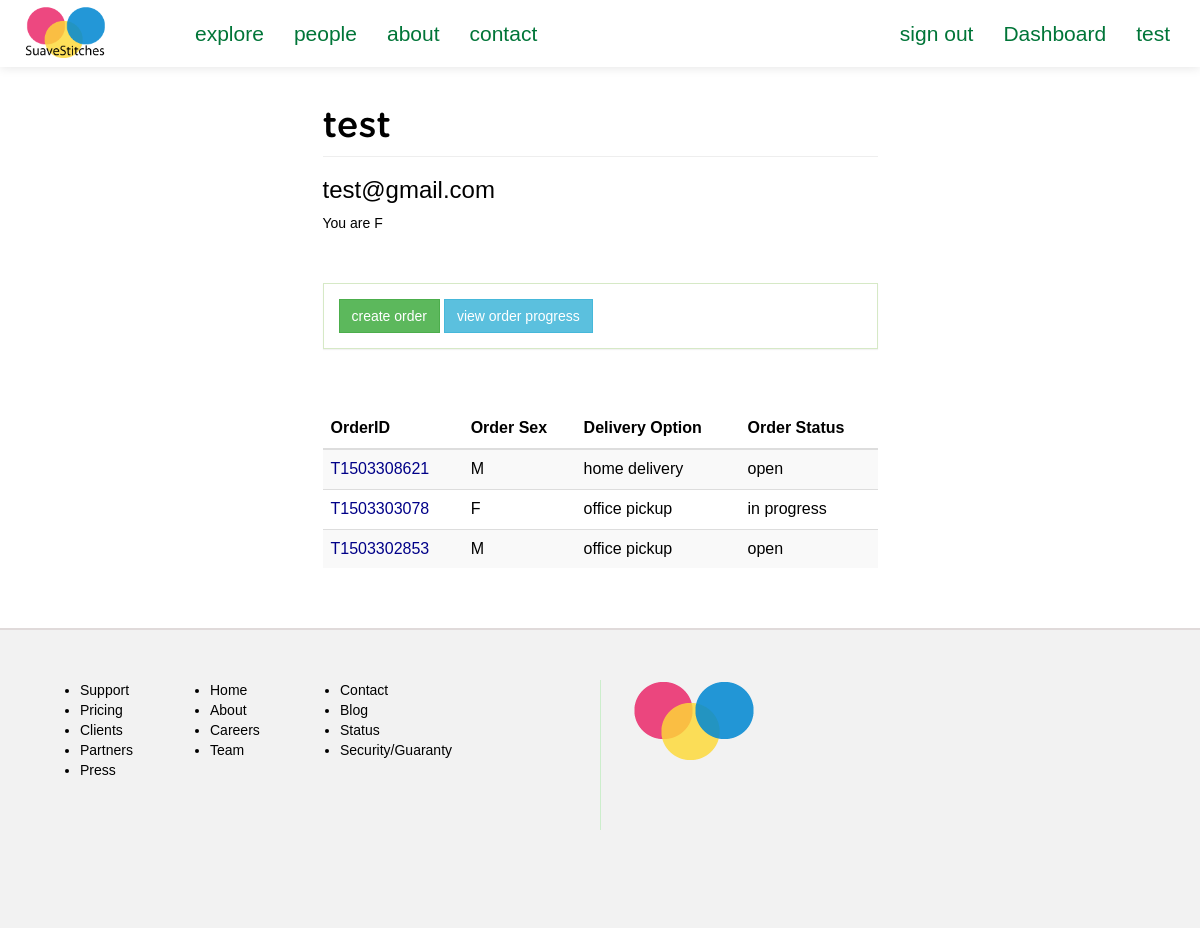
The page /suave/dashboard/ (signed in) on the database as committed earlier.
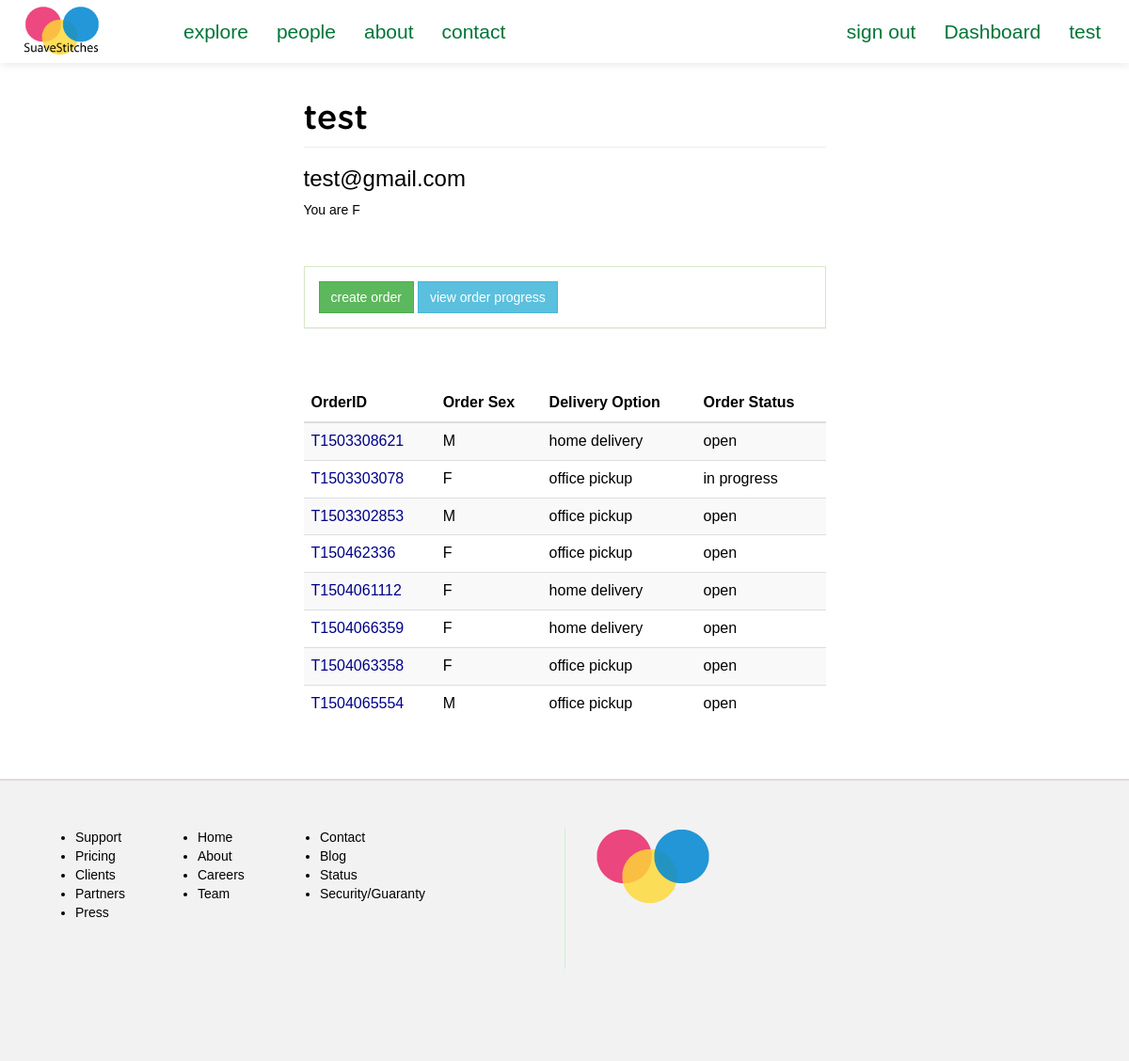
The same page on the database as committed later.
### suave/models.py (models this page shows)
class Order(models.Model):
	client = models.ForeignKey(Client, null=True)
	sizetable = models.ForeignKey(SizeTable, null=True)
	tailor = models.ForeignKey(Tailor, null=True)
	fabric = models.CharField(max_length=50, null=True)
	main_order_id = models.CharField(max_length=15, null=True)
	details = models.CharField(max_length=250, null=True) #*
	delivery_option = models.CharField(max_length=100, null=True)
	service_option = models.CharField(max_length=100, null=True)
	sex = models.CharField(max_length=2, default=' ')
	status = models.CharField(max_length=20, default='OPEN') #*
	cost = models.IntegerField(default=0000) # final cost of order
	date = models.DateField(auto_now_add=True)

### suave/views.py (the view)
@login_required
def clientDashboard(request):
	context = {}
	context['title'] = 'SuaveStitches Nigeria'
	client = Client.objects.get(user=request.user)
	if request.session['new_user_check'] == 1:
		context['new_user_check'] = True
		request.session['new_user_check'] = 2
	context['orders'] = Order.objects.filter(client=client)
	return render(request, 'i/client/dashboard.html', context)

### suave/templates/i/client/dashboard.html (shortened to what this page needs)
{% extends "i/layout/base.html" %}
{% block main_section %}
	<div class="col-lg-6 col-lg-offset-3">
		<h1 class="page-header">{{ user.username }}</h1>
		<h3>{{ user.email }}</h3>
		<p>You are {{ user.client.sex }}</p>
		<br><br>
		<div class="dashboard-button-panel panel panel-body panel-success">
			<a href="{% url 'suave:createOrder' %}" class="btn btn-success">create order</a>
			<a href="" class="btn btn-info">view order progress</a>
		</div>
		<br><br>
		{% if orders %}
			<table class="table table-striped table-hover">
				<thead>
					<tr>
						<th>OrderID</th>
						<th>Order Sex</th>
						<th>Delivery Option</th>
						<th>Order Status</th>
					</tr>
				</thead>
				<tbody>
					{% for order in orders %}
					<tr>
						<td style="color:#008"><span>{{ order.main_order_id }}</span></td>
						<td>{{ order.sex }}</td>
						<td>{{ order.delivery_option|lower }}</td>
						<td>{{ order.status|lower }}</td>
					</tr>
					{% endfor %}
				</tbody>
			</table>
		{% endif %}
		<br><br>
	</div>
{% endblock %}

Rows that differ between the two databases and show on the page:
added Order: main_order_id "T150462336", sex "F", delivery_option "office pickup", status "open"
added Order: main_order_id "T1504061112", sex "F", delivery_option "home delivery", status "open"
added Order: main_order_id "T1504066359", sex "F", delivery_option "home delivery", status "open"
added Order: main_order_id "T1504063358", sex "F", delivery_option "office pickup", status "open"
added Order: main_order_id "T1504065554", sex "M", delivery_option "office pickup", status "open"
